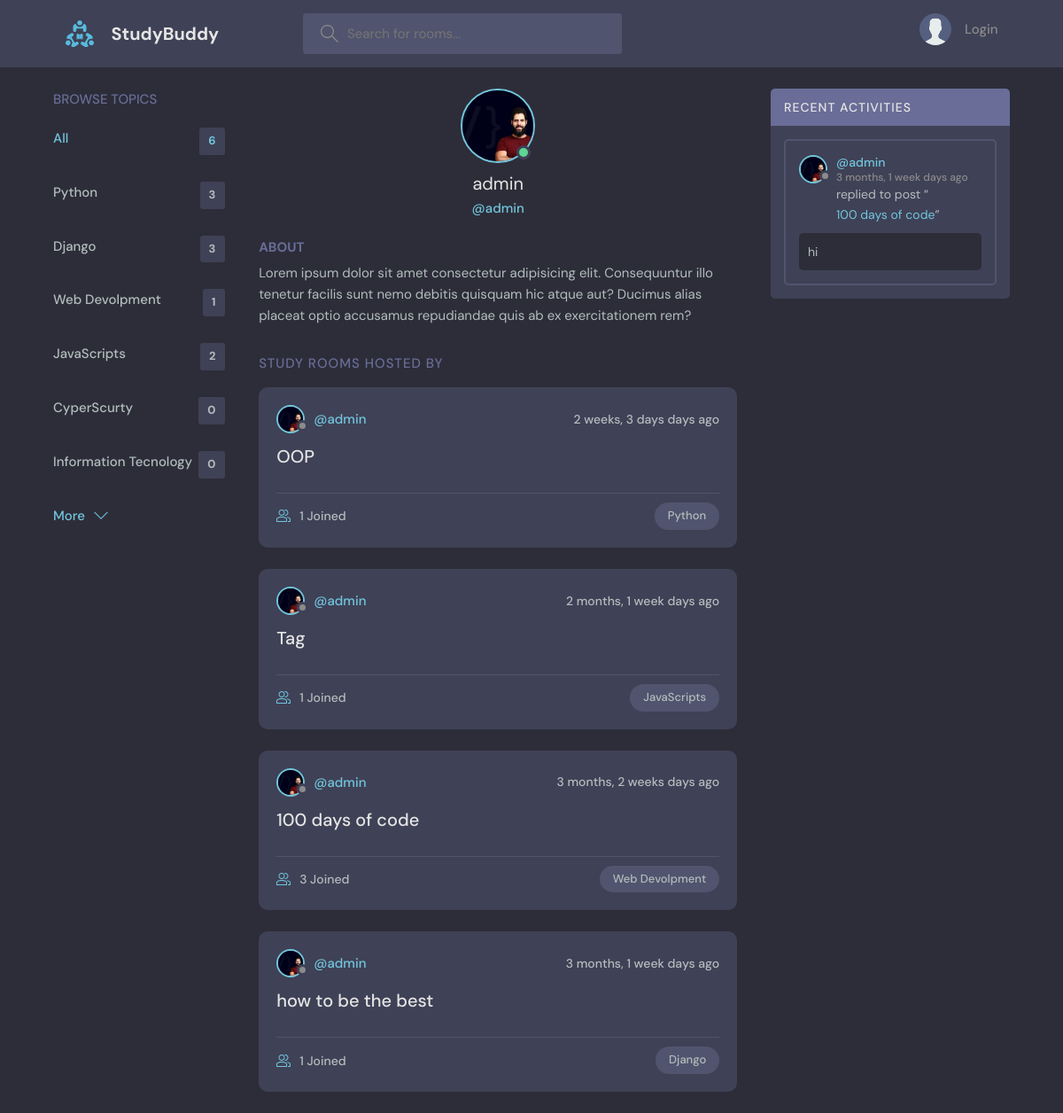
The app's page /profile/1 with its own data.
### base/models.py (models this page shows, shortened)
class Topic(models.Model):
    name = models.CharField(max_length=200)
    def __str__(self):
        return self.name

class Room(models.Model):
    host=models.ForeignKey(User,on_delete=models.SET_NULL,null=True)
    topic = models.ForeignKey(Topic,on_delete=models.SET_NULL,null=True)
    name= models.CharField(max_length=50)
    description = models.TextField(null=True, blank=True)
    participants=models.ManyToManyField(User,related_name='participants',blank=True)
    updated =models.DateTimeField(auto_now=True)
    created = models.DateTimeField(auto_now_add=True)
    class Meta :
        ordering =['-updated','-created']
    def __str__(self):
        return self.name

class Message(models.Model):
    user= models.ForeignKey(User,on_delete=models.CASCADE)
    room = models.ForeignKey(Room,on_delete=models.CASCADE)
    body = models.TextField()
    updated =models.DateTimeField(auto_now=True)
    created = models.DateTimeField(auto_now_add=True)
    class Meta :
        ordering =['-updated','-created']

### base/views.py (the view)
# urls.py: path('profile/<str:pk>',views.userProfile,name='profile'),
def userProfile(request,pk):
    user = User.objects.get(id=pk)
    rooms =user.room_set.all()
    room_messages=user.message_set.all()
    topics =Topic.objects.all()
    context={
        'user':user,
        'rooms':rooms,
        'room_messages':room_messages,
        'topics':topics,
    }
    return render(request,'base/profile.html',context)

### templates/base/profile.html (shortened to what this page needs)
{% extends 'main.html' %}
{% load static %}
{% block content %}
  <main class="profile-page layout layout--3">
    <div class="container">
     {% include 'base/topics_component.html' %}
      <div class="roomList">
        <div class="profile">
          <div class="profile__avatar">
            <div class="avatar avatar--large active">
              <img src="{% static 'images/background.jpeg' %}" />
            </div>
          </div>
          <div class="profile__info">
            <h3>{{user.username}}</h3>
            <p>@{{user.username}}</p>
          </div>
          <div class="profile__about">
            <h3>About</h3>
            <p>
              Lorem ipsum dolor sit amet consectetur adipisicing elit. Consequuntur illo tenetur
              facilis sunt nemo debitis quisquam hic atque aut? Ducimus alias placeat optio
              accusamus repudiandae quis ab ex exercitationem rem?
            </p>
          </div>
        </div>
        <div class="roomList__header">
          <div>
            <h2>Study Rooms Hosted by {{request.user.username}}</a>
            </h2>
          </div>
        </div>
        {% include 'base/feed_component.html' %}
      </div>
      <div class="activities">
        <div class="activities__header">
          <h2>Recent Activities</h2>
        </div>
        {% include 'base/activity_component.html' %}
      </div>
    </div>
  </main>
{% endblock %}

### templates/main.html (shortened to what this page needs)
<!DOCTYPE html>
{% load static %}
<html lang="en">
  <head>
    <link rel="stylesheet" href="{% static 'css/style.css'%}" />
  </head>
  <body>
    {% include 'nav_bar.html' %}
    {% block content %}
    {% endblock %}
  </body>
</html>

### templates/nav_bar.html (shortened to what this page needs)
{% load static %}
<header class="header header--loggedIn">
    <div class="container">
      <a href="{% url 'home' %}" class="header__logo">
        <img src="{% static 'images/logo.svg' %}" />
        <h1>StudyBuddy</h1>
      </a>
      <form class="header__search" method="GET" action="{% url 'home' %}">
        <label>
          <input name="q" placeholder="Search for rooms..." />
        </label>
      </form>
      <nav class="header__menu">
        {% if request.user.is_authenticated %}
        <div class="header__user">
          <a href="{% url 'profile' request.user.id %}">
            <div class="avatar avatar--medium active">
              <img src="{% static 'images/background.jpeg' %}" />
            </div>
            <p>{{request.user.username}} <span>@{{request.user.username}}</span></p>
          </a>
          <button class="dropdown-button">
            <svg version="1.1" xmlns="http://www.w3.org/2000/svg" width="32" height="32" viewBox="0 0 32 32">
              <title>chevron-down</title>
              <path d="M16 21l-13-13h-3l16 16 16-16h-3l-13 13z"></path>
            </svg>
          </button>
        </div>
        {% else %}
        <a href="{% url 'login'%}">
          <img src="{% static 'images/avatar.svg'%}" />
          <p>Login</p>
        </a>
        {% endif %}
      </nav>
    </div>
  </header>

### templates/base/topics_component.html
<div class="topics">
    <div class="topics__header">
      <h2>Browse Topics</h2>
    </div>
    <ul class="topics__list">
      <li>
        <a href="{% url 'home' %}" class="active">All <span>{{topics.count}}</span></a>
      </li>
      {% for topic in topics %}
      <li>
        <a href="{% url 'home' %}?q={{topic.name}}">{{topic.name}} <span>{{topic.room_set.all.count}}</span></a>
      </li>
      {% endfor %}
    </ul>
    <a class="btn btn--link" href="{% url 'topics' %}">
      More
      <svg version="1.1" xmlns="http://www.w3.org/2000/svg" width="32" height="32" viewBox="0 0 32 32">
        <title>chevron-down</title>
        <path d="M16 21l-13-13h-3l16 16 16-16h-3l-13 13z"></path>
      </svg>
    </a>
  </div>

### templates/base/feed_component.html (shortened to what this page needs)
{% load static %}
{% for room in rooms %}
<div class="roomListRoom">
    <div class="roomListRoom__header">
      <a href="{% url 'profile' room.host.id %}" class="roomListRoom__author">
        <div class="avatar avatar--small">
          <img src="{% static 'images/background.jpeg' %}" />
        </div>
        <span>@{{room.host.username}}</span>
      </a>
      <div class="roomListRoom__actions">
        <span>{{room.created|timesince}} days ago</span>
      </div>
    </div>
    <div class="roomListRoom__content">
        <a href="{% url 'room' room.id %}"> {{room.name}}</a>
    </div>
    <div class="roomListRoom__meta">
      <a href="{% url 'room' room.id %}" class="roomListRoom__joined">
        {{room.participants.all.count}} Joined
      </a>
      <p class="roomListRoom__topic">{{room.topic}}</p>
    </div>
  </div>
  {% endfor %}

### templates/base/activity_component.html (shortened to what this page needs)
{% load static %}
{% for message in room_messages%}
<div class="activities__box">
    <div class="activities__boxHeader roomListRoom__header">
      <a href="{% url 'profile' message.user.id %}" class="roomListRoom__author">
        <div class="avatar avatar--small">
          <img src="{% static 'images/background.jpeg' %}" />
        </div>
        <p>
          @{{message.user.username}}
          <span>{{message.created|timesince}} days ago</span>
        </p>
      </a>
    </div>
    <div class="activities__boxContent">
      <p>replied to post “<a href="{% url 'room' message.room.id %}">{{message.room}}</a>”</p>
      <div class="activities__boxRoomContent">
        {{message.body}}
      </div>
    </div>
  </div>
{% endfor %}

### records on screen
Topic: name "Python", room_set.all.count "3"
Topic: name "Django", room_set.all.count "3"
Topic: name "Web Devolpment", room_set.all.count "1"
Topic: name "JavaScripts", room_set.all.count "2"
Topic: name "CyperScurty", room_set.all.count "0"
Topic: name "Information Tecnology", room_set.all.count "0"
Room: host.username "admin", created "2 weeks, 3 days", name "OOP", participants.all.count "1", topic "Python"
Room: host.username "admin", created "2 months, 1 week", name "Tag", participants.all.count "1", topic "JavaScripts"
Room: host.username "admin", created "3 months, 2 weeks", name "100 days of code", participants.all.count "3", topic "Web Devolpment"
Room: host.username "admin", created "3 months, 1 week", name "how to be the best", participants.all.count "1", topic "Django"
Message: user.username "admin", created "3 months, 1 week", room "100 days of code", body "hi"

### other values on screen
{{ topics.count }} "6"
{{ user.username }} "admin"
